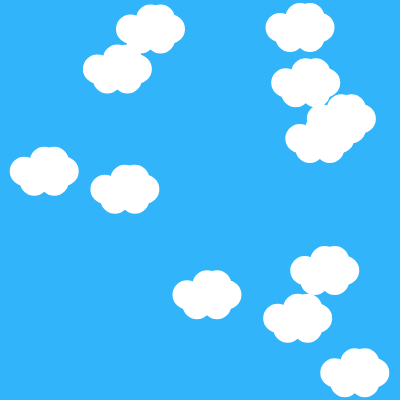
Frame 1 (no input)
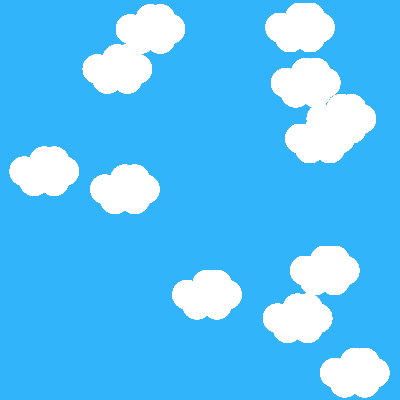
Frame 60 (no input)
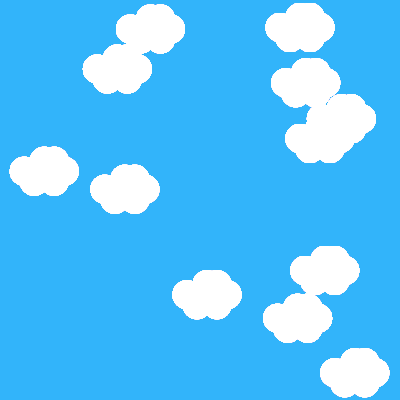
Frame 120 (the mouse pressed at the canvas centre since frame 60)

The p5.js sketch that drew these frames (run headless with seeded random() and noise() and a simulated clock; from frame 60 on, the mouse is pressed at the canvas centre):

// p5.js sketch
// ── sketch.js
/* To tell the time, look at the sky. When an hour passes, one of the clouds will dissapear. 
After 12 hours, it'll be nighttime!
*/


let cloud1, cloud2, cloud3, cloud4, cloud5, cloud6, cloud7, cloud8, cloud9, cloud10, cloud11, cloud12
let h 
let amount = [0, 1, 2, 3, 4, 5, 6, 7, 8, 9, 10, 11]



function setup() {
  createCanvas(400, 400)
  background(50, 180, 250);
  
  //setting the clouds to random coordinates
  cloud1 = new Cloud(random(0,400), random(0,400))
  cloud2 = new Cloud(random(0,400), random(0,400))
  cloud3 = new Cloud(random(0,400), random(0,400))
  cloud4 = new Cloud(random(0,400), random(0,400))
  cloud5 = new Cloud(random(0,400), random(0,400))
  cloud6 = new Cloud(random(0,400), random(0,400))
  cloud7 = new Cloud(random(0,400), random(0,400))
  cloud8 = new Cloud(random(0,400), random(0,400))
  cloud9 = new Cloud(random(0,400), random(0,400))
  cloud10 = new Cloud(random(0,400), random(0,400))
  cloud11 = new Cloud(random(0,400), random(0,400))
  cloud12 = new Cloud(random(0,400), random(0,400))
  
  
}

function draw() {
  
  let h = hour()
  
  //displaying all the clouds
  cloud1.display()
  cloud2.display()
  cloud3.display()
  cloud4.display()
  cloud5.display()
  cloud6.display()
  cloud7.display()
  cloud8.display()
  cloud9.display()
  cloud10.display()
  cloud11.display()
  cloud12.display()
  
  //after 1 hour, remove each cloud
  
  if(h == 1){ //if the current time is 1:00, remove the cloud
   
    cloud1.col() //making the cloud the same color as the background because I don't know how to remove an object without clearing the entire sketch
    
    amount.pop() //removing one item from the 'amount' array
  }
  
   if(h === 2){
    cloud2.col()
    amount.pop()
  } 
  if(h === 3){
    cloud3.col()
    amount.pop()
  }
  if(h === 4){
    cloud4.col()
    amount.pop()
  }
  if(h === 5){
    cloud5.col()
    amount.pop()
  }
  if(h === 6){
    cloud6.col()
    amount.pop()
  }
  if(h === 7){
    cloud7.col()
    amount.pop()
  }
  if(h === 8){
    cloud8.col()
    amount.pop()
  }
  if(h === 9){
    cloud9.col()
    amount.pop()
  }
  if(h === 10){
    cloud10.col()
    amount.pop()
  }
  if(h === 11){
    cloud11.col()
    amount.pop()
  }
  if(h === 12){
    cloud12.col()
    amount.pop()
  }
  }
  
//when there are no more items in the 'amount' array, turn into a night sky
  if (amount.length == 0){ 
    background(10, 10, 100)
}


class Cloud{
  constructor(x1, y1){
    this.x1 = x1;
    this.y1 = y1;
  
  }
  
  display(){ //creating the cloud
    fill(255)
    stroke(255)
    strokeWeight(5)
    ellipse(this.x1, this.y1, 24, 24)
    ellipse(this.x1+10, this.y1 +10, 24, 24)
    ellipse(this.x1+30,this.y1+10,24,24);
    ellipse(this.x1+30,this.y1-10,24,24);
    ellipse(this.x1+20,this.y1-10,24,24);
    ellipse(this.x1+40,this.y1,24,24);
  }
  
  col(){ //making the color the same as the background
    fill(50, 180, 250)
    noStroke()
  }
  
}
